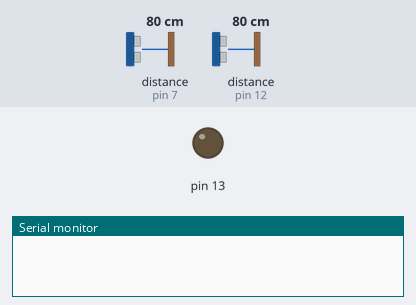
Simulated run of this sketch. Board: Arduino Uno, built with avr-gcc and run on an emulated ATmega328P. Shown: output pins drawn as LEDs (lit = HIGH), the last lines printed to the serial monitor. Inputs (shaded band) come from the test bench; at power-on: distance to the obstacle (sensors on pin 7, pin 12) 80 cm. The echo pulse lasts 58.3 µs per cm.

Above: at 0.1 s.
At 2.2 s:
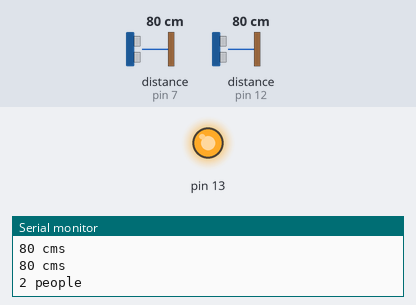
2.3 s: distance to the obstacle (sensor on pin 7) set to 60 cm
Timing chart, 0 to 5.3 s (numbered marks = the images above; inputs shaded):
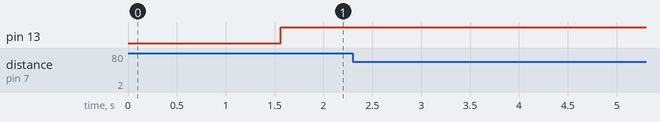

The sketch:

ece_101_project.ino
```cpp
#include "SR04.h"
#define TRIG_PIN1 12
#define ECHO_PIN1 11
#define TRIG_PIN2 7
#define ECHO_PIN2 6
SR04 sr04 = SR04(ECHO_PIN1,TRIG_PIN1);
SR04 sr04_2 = SR04(ECHO_PIN2, TRIG_PIN2);
long a;
long b;
int numPeople;

void setup() {
  numPeople = 0;
  pinMode(13, OUTPUT);
  Serial.begin(9600);
  delay(1000);

}

void loop() {
  a=sr04.Distance();
  b=sr04_2.Distance();
  if (a < 100){
    numPeople = numPeople + 1;
    delay(500);
  }
  else if (b < 100){
    numPeople = numPeople - 1;
    delay(500);
  }
  if (numPeople > 0){
    digitalWrite(13, HIGH);
  }
  else if (numPeople == 0){
    digitalWrite(13, LOW);
  }
  else if (numPeople < 0){
    numPeople = 0;
  }
  Serial.print(a);
  Serial.println(" cms");
  Serial.print(b);
  Serial.println(" cms");
  Serial.print(numPeople);
  Serial.println(" people");
}
```
